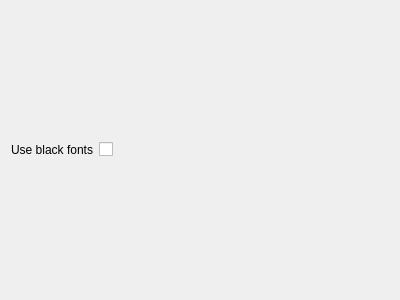
<?xml version="1.0" encoding="UTF-8"?>
<ui version="4.0">
 <class>Form</class>
 <widget class="QWidget" name="Form">
  <property name="geometry">
   <rect>
    <x>0</x>
    <y>0</y>
    <width>400</width>
    <height>300</height>
   </rect>
  </property>
  <property name="windowTitle">
   <string>Form</string>
  </property>
  <layout class="QGridLayout" name="gridLayout">
   <item row="0" column="0">
    <widget class="QLabel" name="blackfonts_label">
     <property name="text">
      <string>Use black fonts</string>
     </property>
     <property name="alignment">
      <set>Qt::AlignRight|Qt::AlignTrailing|Qt::AlignVCenter</set>
     </property>
    </widget>
   </item>
   <item row="0" column="1">
    <widget class="QCheckBox" name="blackfonts_checkBox">
     <property name="sizePolicy">
      <sizepolicy hsizetype="Expanding" vsizetype="Fixed">
       <horstretch>0</horstretch>
       <verstretch>0</verstretch>
      </sizepolicy>
     </property>
     <property name="text">
      <string/>
     </property>
    </widget>
   </item>
  </layout>
 </widget>
 <resources/>
 <connections/>
</ui>
